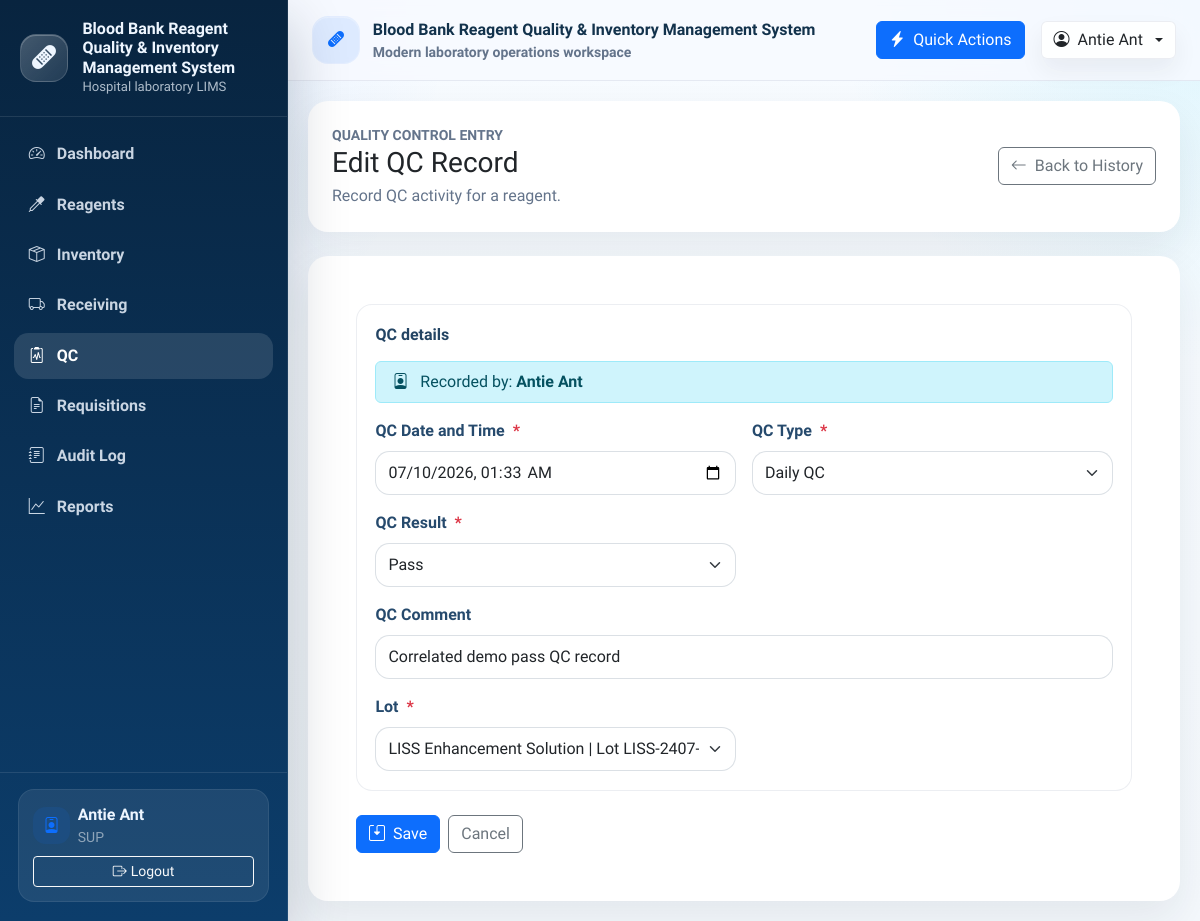
/qc/edit/58 (signed in), run on the app's committed database.
### tables this page shows
CREATE TABLE User (
    user_id INTEGER PRIMARY KEY AUTOINCREMENT,
    username TEXT NOT NULL UNIQUE,
    password_hash TEXT NOT NULL,
    full_name TEXT NOT NULL,
    email TEXT UNIQUE,
    role TEXT NOT NULL DEFAULT 'staff',
    is_active INTEGER NOT NULL DEFAULT 1 CHECK (is_active IN (0, 1)),
    created_at TEXT NOT NULL DEFAULT CURRENT_TIMESTAMP,
    updated_at TEXT
);

CREATE TABLE QC_record (
            qc_record_id INTEGER PRIMARY KEY AUTOINCREMENT,
            inventory_id INTEGER,
            inspected_by_user_id INTEGER NOT NULL,
            qc_date TEXT NOT NULL DEFAULT CURRENT_TIMESTAMP,
            result TEXT NOT NULL,
            remarks TEXT,
            temperature_c REAL,
            pH_value REAL,
            status TEXT NOT NULL DEFAULT 'pending',
            created_at TEXT NOT NULL DEFAULT CURRENT_TIMESTAMP,
            updated_at TEXT,
            qc_datetime TEXT,
            qc_type TEXT,
            qc_result TEXT,
            qc_comment TEXT,
            user_id INTEGER,
            reagent_id INTEGER,
            FOREIGN KEY (inventory_id) REFERENCES Inventory(inventory_id)
                ON UPDATE CASCADE
                ON DELETE SET NULL,
            FOREIGN KEY (inspected_by_user_id) REFERENCES User(user_id)
                ON UPDATE CASCADE
                ON DELETE RESTRICT
        );

### controller.py (the view, shortened to what this page needs)
    @app.route("/qc/edit/<int:qc_record_id>", methods=("GET", "POST"))
    @login_required
    @role_required("SUP", "MT", "ADM")
    def qc_edit(qc_record_id):
        record = model.get_qc_record(qc_record_id)
        if record is None:
            flash("QC record not found.", "warning")
            return redirect(url_for("qc_list"))
        if int(record["user_id"]) != int(session["user_id"]):
            flash("You can only edit QC records that you created.", "warning")
            return redirect(url_for("qc_list"))
        form = QCRecordForm()
        form.inventory_id.choices = model.qc_lot_choices()
        if request.method == "GET":
            form.qc_datetime.data = datetime.fromisoformat(record["qc_datetime"])
            form.qc_type.data = record["qc_type"]
            form.qc_result.data = record["qc_result"] if record["qc_result"] in {"Pass", "Fail"} else ""
            form.qc_comment.data = record["qc_comment"]
            form.inventory_id.data = int(record["inventory_id"])
        return view.render_qc_form(form=form, form_title="Edit QC Record")

### templates/qc/form.html (shortened to what this page needs)
{% extends "base.html" %}
{% import "_macros.html" as ui %}
{% block content %}
<div class="row justify-content-center">
  <div class="col-12 col-xxl-10">
    <div class="card border-0 mb-4">
      <div class="card-body p-4">
        <div class="d-flex flex-column flex-md-row justify-content-between align-items-md-center gap-3">
          <div>
            <div class="small text-uppercase text-muted fw-semibold">Quality control entry</div>
            <h1 class="h3 mb-1">{{ form_title }}</h1>
            <p class="text-muted mb-0">Record QC activity for a reagent.</p>
          </div>
          <a class="btn btn-outline-secondary" href="{{ url_for('qc_list') }}"><i class="bi bi-arrow-left me-2"></i>Back to History</a>
        </div>
      </div>
    </div>
    <div class="card border-0">
      <div class="card-body p-4 p-lg-5">
        <form method="post" novalidate>
          <div class="form-section mb-4">
            <div class="form-section-title">QC details</div>
            <div class="alert alert-info py-2 mb-3">
              <i class="bi bi-person-badge me-2"></i>
              Recorded by: <strong>{{ g.user.full_name or g.user.username }}</strong>
            </div>
            <div class="row g-3">
              {{ ui.render_datetime(form.qc_datetime, wrapper_class="col-md-6") }}
              {{ ui.render_select(form.qc_type, wrapper_class="col-md-6") }}
              {{ ui.render_select(form.qc_result, wrapper_class="col-md-6") }}
              {{ ui.render_field(form.qc_comment, wrapper_class="col-12", placeholder="Comment") }}
              {{ ui.render_select(form.inventory_id, wrapper_class="col-md-6") }}
            </div>
          </div>
          <div class="d-flex flex-wrap gap-2">
            <button type="submit" class="btn btn-primary"><i class="bi bi-save2 me-2"></i>Save</button>
            <a class="btn btn-outline-secondary" href="{{ url_for('qc_list') }}">Cancel</a>
          </div>
        </form>
      </div>
    </div>
  </div>
</div>
{% endblock %}

### templates/base.html (shortened to what this page needs)
<!doctype html>
<html lang="en">
<head>
  <link href="https://cdn.jsdelivr.net/npm/bootstrap@5.3.3/dist/css/bootstrap.min.css" rel="stylesheet">
  <link href="https://cdn.jsdelivr.net/npm/bootstrap-icons@1.11.3/font/bootstrap-icons.min.css" rel="stylesheet">
  <link href="https://cdn.datatables.net/1.13.8/css/dataTables.bootstrap5.min.css" rel="stylesheet">
  <link href="https://cdn.datatables.net/buttons/2.4.2/css/buttons.bootstrap5.min.css" rel="stylesheet">
  <link href="{{ url_for('static', filename='css/app.css') }}" rel="stylesheet">
</head>
<body class="app-shell">
  {% include "navbar.html" %}
  <div class="app-main">
    <header class="topbar">
      <div class="topbar-inner container-fluid py-3 px-3 px-lg-4 d-flex align-items-center justify-content-between gap-3">
        <div class="d-flex align-items-center gap-3 min-w-0">
          <div class="topbar-title min-w-0">
            <div class="brand-mark bg-soft-primary">
              <i class="bi bi-bandaid-fill"></i>
            </div>
            <div class="min-w-0">
              <div class="text-truncate">Blood Bank Reagent Quality & Inventory Management System</div>
              <div class="small text-muted">Modern laboratory operations workspace</div>
            </div>
          </div>
        </div>
        <div class="d-flex align-items-center gap-2 gap-lg-3">
          {% if g.user %}
            <button class="btn btn-primary d-none d-md-inline-flex align-items-center gap-2" data-bs-toggle="modal" data-bs-target="#quickActionsModal">
              <i class="bi bi-lightning-charge-fill"></i>
              Quick Actions
            </button>
            <div class="dropdown">
              <button class="btn user-chip dropdown-toggle d-flex align-items-center gap-2" data-bs-toggle="dropdown" aria-expanded="false">
                <i class="bi bi-person-circle"></i>
                <span class="d-none d-md-inline">{{ g.user.full_name or g.user.username }}</span>
              </button>
            </div>
          {% else %}
            <a class="btn btn-outline-primary" href="{{ url_for('login') }}">
              <i class="bi bi-box-arrow-in-right me-1"></i>Login
            </a>
          {% endif %}
        </div>
      </div>
    </header>
    <main class="content">
      {% block content %}{% endblock %}
    </main>
  </div>
  <div class="toast-container position-fixed top-0 end-0 p-3">
  </div>
</body>
</html>

### templates/_macros.html (shortened to what this page needs)
{% macro render_field(field, wrapper_class="col-12", input_class="form-control", field_type="text", placeholder="", help_text="", step="") -%}
<div class="{{ wrapper_class }}">
  <label for="{{ field.id }}" class="form-label fw-semibold">
    {{ field.label.text }}
    {% if field.flags.required %}<span class="text-danger ms-1">*</span>{% endif %}
  </label>
  {% if step %}
    {{ field(
      class=(input_class ~ (' is-invalid' if field.errors else '')),
      id=field.id,
      type=field_type,
      placeholder=placeholder,
      step=step,
      required=field.flags.required
    ) }}
  {% else %}
    {{ field(
      class=(input_class ~ (' is-invalid' if field.errors else '')),
      id=field.id,
      type=field_type,
      placeholder=placeholder,
      required=field.flags.required
    ) }}
  {% endif %}
</div>
{%- endmacro %}
{% macro render_select(field, wrapper_class="col-12", help_text="") -%}
<div class="{{ wrapper_class }}">
  <label for="{{ field.id }}" class="form-label fw-semibold">
    {{ field.label.text }}
    {% if field.flags.required %}<span class="text-danger ms-1">*</span>{% endif %}
  </label>
  {{ field(
    class=('form-select' ~ (' is-invalid' if field.errors else '')),
    id=field.id,
    required=field.flags.required
  ) }}
</div>
{%- endmacro %}
{% macro render_datetime(field, wrapper_class="col-md-6", help_text="") -%}
  {{ render_field(field, wrapper_class=wrapper_class, field_type="datetime-local", help_text=help_text) }}
{%- endmacro %}

### templates/navbar.html (shortened to what this page needs)
{% set nav_items = [
  ('dashboard', 'Dashboard', 'bi-speedometer2', 'dashboard'),
  ('reagent_list', 'Reagents', 'bi-eyedropper', 'reagent'),
  ('inventory_list', 'Inventory', 'bi-box-seam', 'inventory'),
  ('receiving_list', 'Receiving', 'bi-truck', 'receiving'),
  ('qc_list', 'QC', 'bi-clipboard2-pulse', 'qc'),
  ('request_history', 'Requisitions', 'bi-file-earmark-text', 'request'),
  ('audit_log', 'Audit Log', 'bi-journal-text', 'audit'),
  ('reports', 'Reports', 'bi-graph-up', 'reports'),
] %}
<aside class="sidebar d-none d-lg-flex">
  <div class="sidebar-brand">
    <div class="brand-mark">
      <i class="bi bi-bandaid-fill fs-4"></i>
    </div>
    <div>
      <div class="brand-title">Blood Bank Reagent Quality & Inventory Management System</div>
      <div class="brand-subtitle">Hospital laboratory LIMS</div>
    </div>
  </div>
  <nav class="sidebar-nav nav flex-column">
    <a class="nav-link {% if request.endpoint == 'dashboard' %}active{% endif %}" href="{{ url_for('dashboard') }}">
      <i class="bi bi-speedometer2"></i>
      <span>Dashboard</span>
    </a>
    {% if g.user %}
      {% for endpoint, label, icon, token in nav_items[1:] %}
        {% if endpoint != 'audit_log' or g.user.role in ['SUP', 'ADM'] %}
        <a class="nav-link {% if token in (request.endpoint or '') %}active{% endif %}" href="{{ url_for(endpoint) }}">
          <i class="bi {{ icon }}"></i>
          <span>{{ label }}</span>
        </a>
        {% endif %}
      {% endfor %}
    {% else %}
      <a class="nav-link {% if request.endpoint == 'login' %}active{% endif %}" href="{{ url_for('login') }}">
        <i class="bi bi-box-arrow-in-right"></i>
        <span>Login</span>
      </a>
    {% endif %}
  </nav>
  <div class="sidebar-footer">
    {% if g.user %}
      <div class="sidebar-user">
        <div class="d-flex align-items-center gap-2 mb-2">
          <div class="activity-dot bg-soft-primary">
            <i class="bi bi-person-badge"></i>
          </div>
          <div class="min-w-0">
            <div class="fw-semibold text-truncate">{{ g.user.full_name or g.user.username }}</div>
            <div class="small text-white-50 text-uppercase">{{ g.user.role or 'staff' }}</div>
          </div>
        </div>
        <a class="btn btn-outline-light btn-sm w-100" href="{{ url_for('logout') }}">
          <i class="bi bi-box-arrow-right me-1"></i>Logout
        </a>
      </div>
    {% else %}
      <div class="small text-white-50">
        Public dashboard access is available. Sign in to manage records.
      </div>
    {% endif %}
  </div>
</aside>

### data on the page
User: user "Antie Ant", user "SUP"
QC_record: qc_datetime "07/10/2026 01:33", qc_type "Daily QC", qc_result "Pass", qc_comment "Correlated demo pass QC record", inventory_id "LISS Enhancement Solution | Lot LISS-2407-001 | Exp 2027-07-10"

### other printed values
{{ label }} "Reagents" "Inventory" "Receiving" "QC" "Requisitions" "Audit Log" "Reports"
{{ field.label.text }} "QC Date and Time QC Comment"
{{ field.label.text }} "QC Type QC Result Lot"
